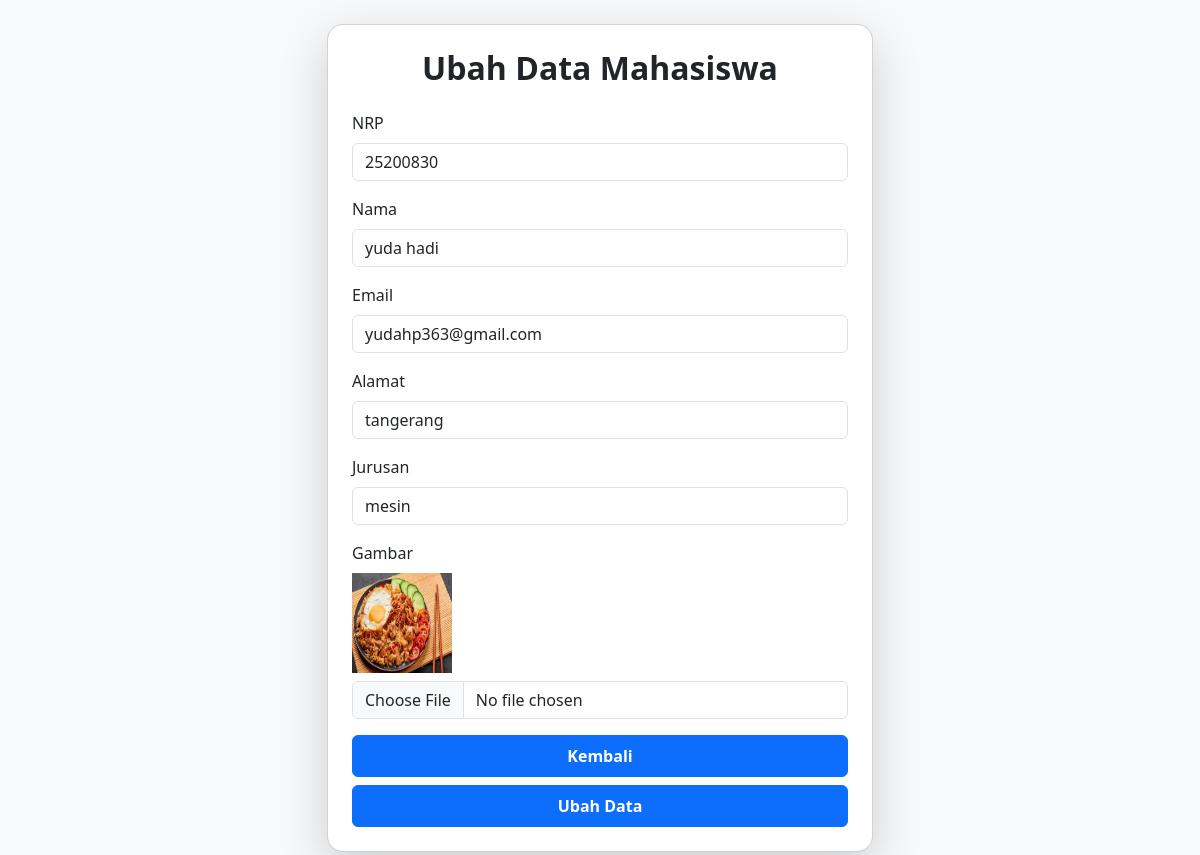
Page /crudai/ubah.php?id=5 on the committed database.
### tables this page shows
CREATE TABLE `mahasiswa` (
  `id` int NOT NULL,
  `nama` varchar(100) NOT NULL,
  `nrp` varchar(20) NOT NULL,
  `email` varchar(100) NOT NULL,
  `jurusan` varchar(100) NOT NULL,
  `gambar` varchar(100) NOT NULL,
  `alamat` varchar(100) NOT NULL
);

### crudai/function.php (called while the page is built, shortened)
<?php
$conn = mysqli_connect("localhost", "root", "", "belajarphp");
function select($query)
{
    global $conn;
    $result = mysqli_query($conn, $query);
    $rows = [];
    while ($row = mysqli_fetch_assoc($result)) {
        $rows[] = $row;
    }
    return $rows;
}

### crudai/ubah.php (the view, shortened to what this page needs)
<?php
require 'function.php';
$id = $_GET['id'];
$mahasiswa = select("SELECT * FROM mahasiswa where id= $id")[0];
?>
<!DOCTYPE html>
<html lang="en">
<head>
    <link href="https://cdn.jsdelivr.net/npm/bootstrap@5.3.2/dist/css/bootstrap.min.css" rel="stylesheet" />
</head>
<body class="bg-light py-4">
    <div class="container">
        <div class="row justify-content-center">
            <div class="col-md-6">
                <div class="card shadow-lg rounded-4">
                    <div class="card-body p-4">
                        <h2 class="text-center mb-4 fw-bold">Ubah Data Mahasiswa</h2>
                        <form action="" method="post" enctype="multipart/form-data">
                            <div class="mb-3">
                                <label for="nrp" class="form-label">NRP</label>
                                <input type="text" name="nrp" id="nrp" class="form-control" value="<?= $mahasiswa['nrp'] ?>" required />
                            </div>
                            <div class="mb-3">
                                <label for="nama" class="form-label">Nama</label>
                                <input type="text" name="nama" id="nama" class="form-control" value="<?= $mahasiswa['nama'] ?>" required />
                            </div>
                            <div class="mb-3">
                                <label for="email" class="form-label">Email</label>
                                <input type="text" name="email" id="email" class="form-control" value="<?= $mahasiswa['email'] ?>" required />
                            </div>
                            <div class="mb-3">
                                <label for="alamat" class="form-label">Alamat</label>
                                <input type="text" name="alamat" id="alamat" class="form-control" value="<?= $mahasiswa['alamat'] ?>" required />
                            </div>
                            <div class="mb-3">
                                <label for="jurusan" class="form-label">Jurusan</label>
                                <input type="text" name="jurusan" id="jurusan" class="form-control" value="<?= $mahasiswa['jurusan'] ?>" required />
                            </div>
                            <div class="mb-3">
                                <label for="gambar" class="form-label">Gambar</label>
                                <img src="img/<?= $mahasiswa['gambar'] ?>" alt="<?= $mahasiswa['gambar'] ?>" width="100" height="100" class="d-block mb-2">
                                <input type="file" name="gambar" id="gambar" class="form-control" />
                            </div>
                            <a href="index.php" class="btn btn-primary fw-semibold py-2 w-100 mb-2">Kembali</a>
                            <button type="submit" name="submit" class="btn btn-primary w-100 py-2 fw-semibold">Ubah Data</button>
                        </form>
                    </div>
                </div>
            </div>
        </div>
    </div>
</body>
</html>

### rows in the picture
mahasiswa: nrp "25200830", nama "yuda hadi", email "yudahp363@gmail.com", alamat "tangerang", jurusan "mesin", gambar (picture)
